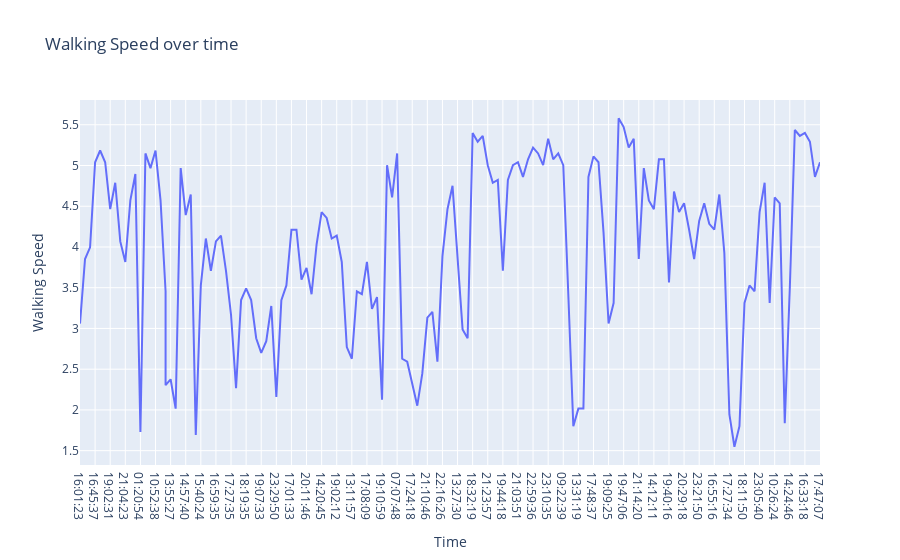

Notebook cell for this chart:
### Code cell
#Walking Speed over time

fig4=px.line(df,x="Time",y="Walking Speed",title="Walking Speed over time")
fig4.show()

### Figure 1 — Plotly figure (JSON) as saved in the notebook; plotly's stock layout.template omitted (floating-point values rounded to 4 significant figures; data arrays with more than 128 entries replaced by an {"elided": "..."} marker saying what was removed)
{"data": [{"hovertemplate": "Time=%{x}<br>Walking Speed=%{y}<extra></extra>", "legendgroup": "", "line": {"color": "#636efa", "dash": "solid"}, "marker": {"symbol": "circle"}, "mode": "lines", "name": "", "orientation": "v", "showlegend": false, "type": "scatter", "x": {"elided": "149 str values"}, "xaxis": "x", "y": {"elided": "149 float values"}, "yaxis": "y"}], "layout": {"legend": {"tracegroupgap": 0}, "title": {"text": "Walking Speed over time"}, "xaxis": {"anchor": "y", "domain": [0, 1], "title": {"text": "Time"}}, "yaxis": {"anchor": "x", "domain": [0, 1], "title": {"text": "Walking Speed"}}}}
